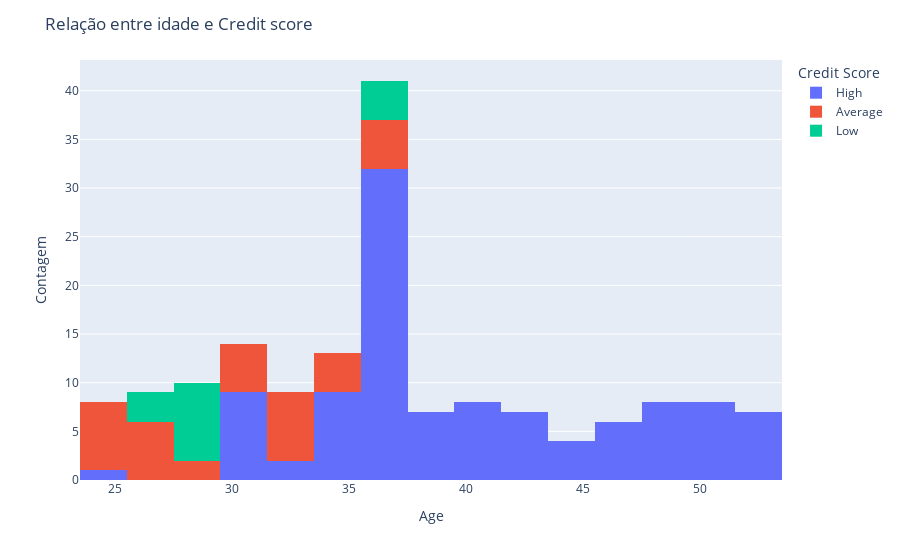

Here is the notebook cell this chart was saved with:
### Markdown cell above
**E) Que outras perguntas te parecem fazer sentido explorarmos a resposta para conhecermos mais nossa base de dados e o comportamento dos clientes?**

 Elabore mais 3 perguntas e responda utilizando gráficos + insights.

### Code cell
# Me pergunto se idade tem relação com score de credito
fig = px.histogram(df, x='Age', color='Credit Score', barmode='stack')

# Layout
fig.update_layout(title='Relação entre idade e Credit score',
                  xaxis_title='Age',
                  yaxis_title='Contagem',
                  legend_title='Credit Score')
fig.show()

### Figure 1 — Plotly figure (JSON) as saved in the notebook; plotly's stock layout.template omitted (floating-point values rounded to 4 significant figures)
{"data": [{"alignmentgroup": "True", "bingroup": "x", "hovertemplate": "Credit Score=High<br>Age=%{x}<br>count=%{y}<extra></extra>", "legendgroup": "High", "marker": {"color": "#636efa", "pattern": {"shape": ""}}, "name": "High", "offsetgroup": "High", "orientation": "v", "showlegend": true, "type": "histogram", "x": [25, 30, 35, 40, 50, 36, 36, 36, 36, 36, 36, 36, 36, 36, 43, 48, 53, 39, 44, 49, 30, 35, 40, 50, 36, 41, 46, 51, 37, 42, 47, 52, 38, 43, 48, 53, 39, 44, 49, 30, 35, 30, 35, 40, 50, 36, 41, 46, 51, 37, 42, 47, 52, 36, 36, 36, 36, 36, 36, 36, 36, 36, 30, 35, 40, 50, 36, 41, 46, 51, 37, 42, 47, 52, 38, 43, 48, 53, 39, 44, 49, 30, 35, 30, 35, 33, 31, 32, 34, 30, 35, 40, 50, 36, 36, 36, 36, 36, 36, 36, 36, 38, 43, 48, 53, 39, 44, 49], "xaxis": "x", "yaxis": "y"}, {"alignmentgroup": "True", "bingroup": "x", "hovertemplate": "Credit Score=Average<br>Age=%{x}<br>count=%{y}<extra></extra>", "legendgroup": "Average", "marker": {"color": "#EF553B", "pattern": {"shape": ""}}, "name": "Average", "offsetgroup": "Average", "orientation": "v", "showlegend": true, "type": "histogram", "x": [26, 31, 36, 36, 34, 25, 26, 31, 32, 33, 34, 25, 25, 26, 31, 32, 33, 36, 36, 25, 26, 31, 32, 33, 34, 25, 25, 28, 26, 29, 25, 26, 31, 36, 33, 34], "xaxis": "x", "yaxis": "y"}, {"alignmentgroup": "True", "bingroup": "x", "hovertemplate": "Credit Score=Low<br>Age=%{x}<br>count=%{y}<extra></extra>", "legendgroup": "Low", "marker": {"color": "#00cc96", "pattern": {"shape": ""}}, "name": "Low", "offsetgroup": "Low", "orientation": "v", "showlegend": true, "type": "histogram", "x": [36, 36, 29, 27, 28, 29, 27, 28, 36, 27, 28, 29, 36, 28, 29], "xaxis": "x", "yaxis": "y"}], "layout": {"autosize": true, "barmode": "stack", "legend": {"title": {"text": "Credit Score"}, "tracegroupgap": 0}, "margin": {"t": 60}, "title": {"text": "Relação entre idade e Credit score"}, "xaxis": {"anchor": "y", "autorange": true, "domain": [0, 1], "range": [23.5, 53.5], "title": {"text": "Age"}, "type": "linear"}, "yaxis": {"anchor": "x", "autorange": true, "domain": [0, 1], "range": [0, 43.16], "title": {"text": "Contagem"}}}}
